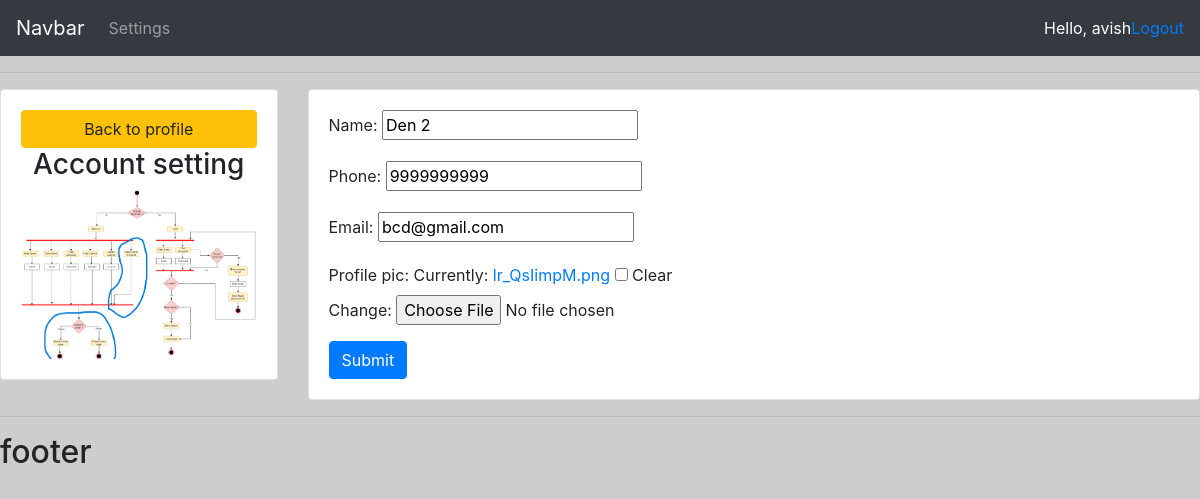
/account/ (signed in), run on the app's committed database.
### shop/models.py (models this page shows, shortened)
class Customer(models.Model):
    user=models.OneToOneField(User, null=True,on_delete=models.CASCADE)
    name=models.CharField(max_length=30, null=True)
    phone=models.CharField(max_length=30, null=True)
    email=models.CharField(max_length=30, null=True)
    profile_pic=models.ImageField(null=True, blank=True)
    date_created=models.DateField(auto_now_add=True)

### shop/decorators.py (the view)
        def wrapper_func(request,*args,**kwargs):
            group=None
            if request.user.groups.exists():
                group= request.user.groups.all()[0].name
            if group in allowed_roles:
                return view_func(request,*args,**kwargs)
            else:
                return HttpResponse('You are not authorised')

### shop/forms.py
class CustomerForm(ModelForm):
    class Meta:
        model=Customer
        fields='__all__'
        exclude=['user']

### shop/views.py (called while the page is built)
@login_required(login_url='login')
@allowed_user(allowed_roles=['customer'])
def account_setting(request):
    customer=request.user.customer
    form=CustomerForm(instance=customer)
    if request.method=='POST':
        form=CustomerForm(request.POST,request.FILES,instance=customer)
        if form.is_valid():
            form.save()
    context={'form':form}
    return render(request,'shop/account_setting.html',context)

### shop/templates/shop/account_setting.html (shortened to what this page needs)
{% extends 'shop/main.html' %}
{% load static %}
{% block content %}
<div class="row">
    <div class="col-md-3">
        <div class="card card-body">
            <a class="btn btn-warning" href="{% url 'home' %}">Back to profile</a>
            <h3 style="text-align: center"> Account setting</h3>
            <img class="profile-pic" src="{{request.user.customer.profile_pic.url}}">
        </div>
    </div>
    <div class="col-md-9">
        <div class="card card-body">
            <form action="" method="POST" enctype="multipart/form-data">
                {{form.as_p}}
                <input type="submit" class="btn btn-primary" name="Update Information">
            </form>
        </div>
    </div>
</div>
{% endblock %}

### shop/templates/shop/navbar.html (shortened to what this page needs)
<nav class="navbar navbar-expand-lg navbar-dark bg-dark">
    <a class="navbar-brand" href="#">Navbar</a>
    <div class="collapse navbar-collapse" id="navbarNav">
      <ul class="navbar-nav">
        {% if request.user.is_staff %}
        <li class="nav-item active">
          <a class="nav-link" href="{% url 'home' %}">Dashboard</a>
        </li>
        <li class="nav-item">
          <a class="nav-link" href="{% url 'products' %}">Products</a>
        </li>
        {% else %}
        <li class="nav-item">
          <a class="nav-link" href="{% url 'account' %}">Settings</a>
        </li>
        {% endif %}
      </ul>
    </div>
    <span class="hello-msg">Hello, {{request.user}}</span>
    <span class="hello-msg"><a href="{% url 'logout' %}">Logout</a></span>
  </nav>

### shop/templates/shop/main.html (style rules this page uses)
body { background-color: rgb(207, 205, 203); }

### shop/templates/shop/navbar.html (style rules this page uses)
.hello-msg { color: white; }

### data on the page
Customer: name "Den 2", phone "9999999999", email "bcd@gmail.com"

### other printed values
{{ request.user }} "avish"
